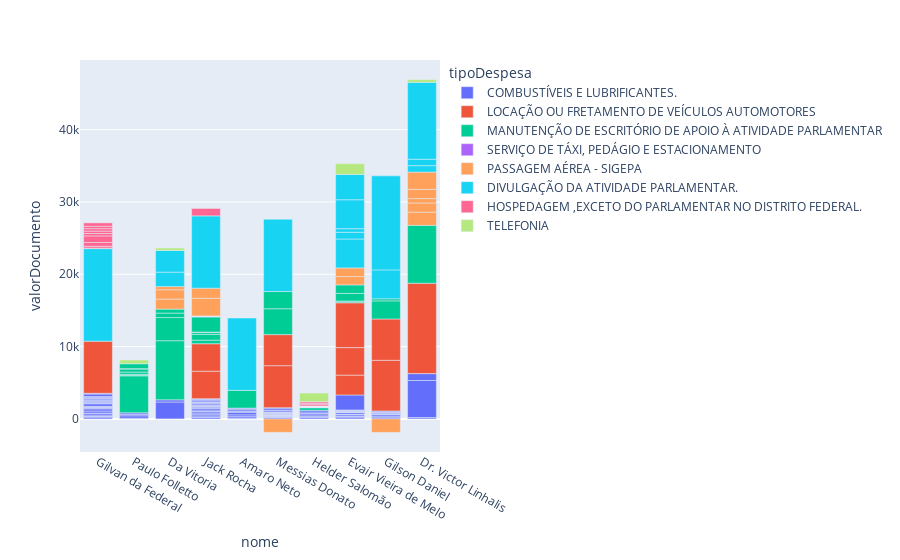

Write notebook code for a chart like this one.
### Markdown cell above
## grafico por deputado e tipo de despesa

### Code cell
px.bar(df.loc[df['ano_mes']=='2024_04'], x='nome', y='valorDocumento', color='tipoDespesa')

### Figure 1 — Plotly figure (JSON) as saved in the notebook; plotly's stock layout.template omitted (floating-point values rounded to 4 significant figures)
{"data": [{"alignmentgroup": "True", "hovertemplate": "tipoDespesa=COMBUSTÍVEIS E LUBRIFICANTES.<br>nome=%{x}<br>valorDocumento=%{y}<extra></extra>", "legendgroup": "COMBUSTÍVEIS E LUBRIFICANTES.", "marker": {"color": "#636efa", "pattern": {"shape": ""}}, "name": "COMBUSTÍVEIS E LUBRIFICANTES.", "offsetgroup": "COMBUSTÍVEIS E LUBRIFICANTES.", "orientation": "v", "showlegend": true, "textposition": "auto", "type": "bar", "x": ["Gilvan da Federal", "Paulo Folletto", "Gilvan da Federal", "Da Vitoria", "Gilvan da Federal", "Jack Rocha", "Amaro Neto", "Messias Donato", "Helder Salomão", "Amaro Neto", "Jack Rocha", "Evair Vieira de Melo", "Evair Vieira de Melo", "Gilvan da Federal", "Gilvan da Federal", "Gilson Daniel", "Jack Rocha", "Gilson Daniel", "Jack Rocha", "Gilvan da Federal", "Gilvan da Federal", "Amaro Neto", "Jack Rocha", "Helder Salomão", "Dr. Victor Linhalis", "Evair Vieira de Melo", "Evair Vieira de Melo", "Evair Vieira de Melo", "Da Vitoria", "Gilvan da Federal", "Paulo Folletto", "Jack Rocha", "Jack Rocha", "Jack Rocha", "Paulo Folletto", "Gilvan da Federal", "Gilson Daniel", "Jack Rocha", "Helder Salomão", "Evair Vieira de Melo", "Amaro Neto", "Gilvan da Federal", "Messias Donato", "Messias Donato", "Gilson Daniel", "Evair Vieira de Melo", "Gilvan da Federal", "Gilvan da Federal", "Paulo Folletto", "Messias Donato", "Messias Donato", "Jack Rocha", "Evair Vieira de Melo", "Gilvan da Federal", "Jack Rocha", "Messias Donato", "Messias Donato", "Messias Donato", "Jack Rocha", "Gilson Daniel", "Messias Donato", "Amaro Neto", "Jack Rocha", "Messias Donato", "Evair Vieira de Melo", "Evair Vieira de Melo", "Messias Donato", "Gilvan da Federal", "Gilvan da Federal", "Messias Donato", "Helder Salomão", "Gilvan da Federal", "Messias Donato", "Jack Rocha", "Gilson Daniel", "Messias Donato", "Gilvan da Federal", "Jack Rocha", "Amaro Neto", "Gilvan da Federal", "Gilvan da Federal", "Jack Rocha", "Evair Vieira de Melo", "Jack Rocha", "Jack Rocha", "Amaro Neto", "Amaro Neto", "Gilson Daniel", "Jack Rocha", "Helder Salomão", "Evair Vieira de Melo", "Helder Salomão", "Gilson Daniel", "Gilvan da Federal", "Dr. Victor Linhalis", "Gilvan da Federal", "Gilvan da Federal", "Messias Donato", "Messias Donato", "Evair Vieira de Melo", "Dr. Victor Linhalis"], "xaxis": "x", "y": [243.2, 105.2, 100, 2339.0, 100, 200, 100, 195.8, 200, 210.0, 200, 262, 50, 267.7, 100, 246.0, 180, 154.9, 225.9, 275.0, 301.7, 255.0, 200.2, 158.9, 182.9, 100, 205.0, 50, 300, 100, 328, 50, 180, 229.8, 204.8, 100.1, 204.9, 100, 200, 220.0, 334.5, 100, 100, 40, 48.98, 50, 50, 354.9, 208.5, 60, 80, 150, 50, 100, 100, 50, 50, 50, 50, 85.85, 100, 150, 200, 50, 50, 100, 75, 100, 150, 50, 200, 100, 75, 100.0, 158.1, 200, 200, 100, 210.1, 100, 149.2, 100, 50, 230, 100, 140, 100, 83.9, 100, 200, 50, 230.0, 122.9, 100, 5134.0, 354.7, 100, 233.3, 149.9, 2073.0, 946.2], "yaxis": "y"}, {"alignmentgroup": "True", "hovertemplate": "tipoDespesa=LOCAÇÃO OU FRETAMENTO DE VEÍCULOS AUTOMOTORES<br>nome=%{x}<br>valorDocumento=%{y}<extra></extra>", "legendgroup": "LOCAÇÃO OU FRETAMENTO DE VEÍCULOS AUTOMOTORES", "marker": {"color": "#EF553B", "pattern": {"shape": ""}}, "name": "LOCAÇÃO OU FRETAMENTO DE VEÍCULOS AUTOMOTORES", "offsetgroup": "LOCAÇÃO OU FRETAMENTO DE VEÍCULOS AUTOMOTORES", "orientation": "v", "showlegend": true, "textposition": "auto", "type": "bar", "x": ["Evair Vieira de Melo", "Jack Rocha", "Jack Rocha", "Messias Donato", "Messias Donato", "Gilson Daniel", "Gilvan da Federal", "Gilson Daniel", "Evair Vieira de Melo", "Evair Vieira de Melo", "Dr. Victor Linhalis"], "xaxis": "x", "y": [2749.0, 3800, 3800, 5800, 4300, 7000, 7200, 5713, 3800, 6200, 12500], "yaxis": "y"}, {"alignmentgroup": "True", "hovertemplate": "tipoDespesa=MANUTENÇÃO DE ESCRITÓRIO DE APOIO À ATIVIDADE PARLAMENTAR<br>nome=%{x}<br>valorDocumento=%{y}<extra></extra>", "legendgroup": "MANUTENÇÃO DE ESCRITÓRIO DE APOIO À ATIVIDADE PARLAMENTAR", "marker": {"color": "#00cc96", "pattern": {"shape": ""}}, "name": "MANUTENÇÃO DE ESCRITÓRIO DE APOIO À ATIVIDADE PARLAMENTAR", "offsetgroup": "MANUTENÇÃO DE ESCRITÓRIO DE APOIO À ATIVIDADE PARLAMENTAR", "orientation": "v", "showlegend": true, "textposition": "auto", "type": "bar", "x": ["Amaro Neto", "Messias Donato", "Gilson Daniel", "Paulo Folletto", "Paulo Folletto", "Paulo Folletto", "Paulo Folletto", "Evair Vieira de Melo", "Evair Vieira de Melo", "Messias Donato", "Helder Salomão", "Jack Rocha", "Jack Rocha", "Dr. Victor Linhalis", "Da Vitoria", "Helder Salomão", "Jack Rocha", "Da Vitoria", "Da Vitoria", "Evair Vieira de Melo", "Paulo Folletto", "Paulo Folletto", "Jack Rocha", "Gilson Daniel", "Jack Rocha", "Da Vitoria", "Paulo Folletto", "Evair Vieira de Melo"], "xaxis": "x", "y": [2454.0, 3575, 2500, 5111.0, 89.99, 119.9, 310.0, 124.8, 123, 2378, 360.2, 495.6, 800, 8000, 8175, 33.09, 251.5, 3200, 620, 1050, 427.8, 46.44, 64, 286.2, 2100, 550, 680, 1172.0], "yaxis": "y"}, {"alignmentgroup": "True", "hovertemplate": "tipoDespesa=SERVIÇO DE TÁXI, PEDÁGIO E ESTACIONAMENTO<br>nome=%{x}<br>valorDocumento=%{y}<extra></extra>", "legendgroup": "SERVIÇO DE TÁXI, PEDÁGIO E ESTACIONAMENTO", "marker": {"color": "#ab63fa", "pattern": {"shape": ""}}, "name": "SERVIÇO DE TÁXI, PEDÁGIO E ESTACIONAMENTO", "offsetgroup": "SERVIÇO DE TÁXI, PEDÁGIO E ESTACIONAMENTO", "orientation": "v", "showlegend": true, "textposition": "auto", "type": "bar", "x": ["Jack Rocha", "Jack Rocha", "Jack Rocha", "Jack Rocha", "Helder Salomão", "Helder Salomão", "Jack Rocha", "Helder Salomão", "Helder Salomão", "Helder Salomão", "Helder Salomão", "Helder Salomão", "Helder Salomão", "Helder Salomão", "Helder Salomão", "Helder Salomão", "Helder Salomão", "Helder Salomão", "Helder Salomão", "Helder Salomão", "Helder Salomão", "Helder Salomão", "Helder Salomão", "Helder Salomão", "Helder Salomão", "Helder Salomão"], "xaxis": "x", "y": [38, 34.91, 16.95, 29.86, 4.3, 4.3, 10.99, 4.3, 3.6, 4.3, 4.2, 4.2, 4.2, 31.38, 4.2, 4.3, 16.94, 12.91, 25.07, 19.98, 19.91, 19.92, 4.2, 4.2, 4.3, 4.3], "yaxis": "y"}, {"alignmentgroup": "True", "hovertemplate": "tipoDespesa=PASSAGEM AÉREA - SIGEPA<br>nome=%{x}<br>valorDocumento=%{y}<extra></extra>", "legendgroup": "PASSAGEM AÉREA - SIGEPA", "marker": {"color": "#FFA15A", "pattern": {"shape": ""}}, "name": "PASSAGEM AÉREA - SIGEPA", "offsetgroup": "PASSAGEM AÉREA - SIGEPA", "orientation": "v", "showlegend": true, "textposition": "auto", "type": "bar", "x": ["Evair Vieira de Melo", "Gilson Daniel", "Evair Vieira de Melo", "Da Vitoria", "Da Vitoria", "Da Vitoria", "Messias Donato", "Dr. Victor Linhalis", "Dr. Victor Linhalis", "Jack Rocha", "Dr. Victor Linhalis", "Dr. Victor Linhalis", "Dr. Victor Linhalis", "Jack Rocha"], "xaxis": "x", "y": [1149.0, -1863.0, 1198.0, 1392.0, 1277.0, 442, -1856.0, 1826.0, 1270.0, 2446.0, 600.3, 1283.0, 2385.0, 1392.0], "yaxis": "y"}, {"alignmentgroup": "True", "hovertemplate": "tipoDespesa=DIVULGAÇÃO DA ATIVIDADE PARLAMENTAR.<br>nome=%{x}<br>valorDocumento=%{y}<extra></extra>", "legendgroup": "DIVULGAÇÃO DA ATIVIDADE PARLAMENTAR.", "marker": {"color": "#19d3f3", "pattern": {"shape": ""}}, "name": "DIVULGAÇÃO DA ATIVIDADE PARLAMENTAR.", "offsetgroup": "DIVULGAÇÃO DA ATIVIDADE PARLAMENTAR.", "orientation": "v", "showlegend": true, "textposition": "auto", "type": "bar", "x": ["Amaro Neto", "Evair Vieira de Melo", "Dr. Victor Linhalis", "Evair Vieira de Melo", "Gilson Daniel", "Evair Vieira de Melo", "Gilvan da Federal", "Gilson Daniel", "Jack Rocha", "Da Vitoria", "Da Vitoria", "Evair Vieira de Melo", "Evair Vieira de Melo", "Dr. Victor Linhalis", "Messias Donato", "Dr. Victor Linhalis"], "xaxis": "x", "y": [10000, 4000, 889, 930, 4000, 495.6, 12800, 13000, 10000, 2000, 3000, 4000, 3500, 889, 10000, 10630.0], "yaxis": "y"}, {"alignmentgroup": "True", "hovertemplate": "tipoDespesa=HOSPEDAGEM ,EXCETO DO PARLAMENTAR NO DISTRITO FEDERAL.<br>nome=%{x}<br>valorDocumento=%{y}<extra></extra>", "legendgroup": "HOSPEDAGEM ,EXCETO DO PARLAMENTAR NO DISTRITO FEDERAL.", "marker": {"color": "#FF6692", "pattern": {"shape": ""}}, "name": "HOSPEDAGEM ,EXCETO DO PARLAMENTAR NO DISTRITO FEDERAL.", "offsetgroup": "HOSPEDAGEM ,EXCETO DO PARLAMENTAR NO DISTRITO FEDERAL.", "orientation": "v", "showlegend": true, "textposition": "auto", "type": "bar", "x": ["Gilvan da Federal", "Gilvan da Federal", "Jack Rocha", "Gilvan da Federal", "Helder Salomão", "Helder Salomão", "Helder Salomão", "Gilvan da Federal", "Gilvan da Federal", "Gilvan da Federal", "Gilvan da Federal", "Gilvan da Federal", "Gilvan da Federal"], "xaxis": "x", "y": [75, 253, 1021.0, 518.7, 190, 199, 199, 911.4, 332.7, 332.7, 332.7, 332.7, 471.4], "yaxis": "y"}, {"alignmentgroup": "True", "hovertemplate": "tipoDespesa=TELEFONIA<br>nome=%{x}<br>valorDocumento=%{y}<extra></extra>", "legendgroup": "TELEFONIA", "marker": {"color": "#B6E880", "pattern": {"shape": ""}}, "name": "TELEFONIA", "offsetgroup": "TELEFONIA", "orientation": "v", "showlegend": true, "textposition": "auto", "type": "bar", "x": ["Da Vitoria", "Dr. Victor Linhalis", "Helder Salomão", "Evair Vieira de Melo", "Paulo Folletto"], "xaxis": "x", "y": [332.6, 377.5, 1201.0, 1490.0, 512], "yaxis": "y"}], "layout": {"barmode": "relative", "legend": {"title": {"text": "tipoDespesa"}, "tracegroupgap": 0}, "margin": {"t": 60}, "xaxis": {"anchor": "y", "domain": [0, 1], "title": {"text": "nome"}}, "yaxis": {"anchor": "x", "domain": [0, 1], "title": {"text": "valorDocumento"}}}}
